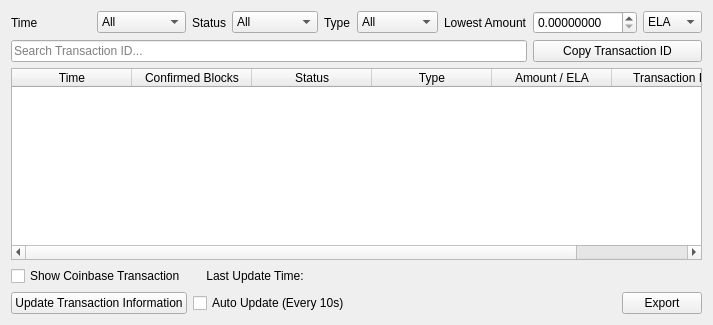
      <widget class="QWidget" name="pTransferRecord">
       <layout class="QGridLayout" name="gridLayout_8">
        <item row="0" column="0">
         <layout class="QGridLayout" name="gridLayout_7">
          <item row="2" column="0" colspan="9">
           <widget class="QTableWidget" name="twRecord">
            <property name="editTriggers">
             <set>QAbstractItemView::NoEditTriggers</set>
            </property>
            <property name="selectionMode">
             <enum>QAbstractItemView::SingleSelection</enum>
            </property>
            <property name="selectionBehavior">
             <enum>QAbstractItemView::SelectRows</enum>
            </property>
            <attribute name="horizontalHeaderCascadingSectionResizes">
             <bool>false</bool>
            </attribute>
            <attribute name="horizontalHeaderDefaultSectionSize">
             <number>120</number>
            </attribute>
            <attribute name="horizontalHeaderStretchLastSection">
             <bool>true</bool>
            </attribute>
            <column>
             <property name="text">
              <string>Time</string>
             </property>
             <property name="textAlignment">
              <set>AlignCenter</set>
             </property>
            </column>
            <column>
             <property name="text">
              <string>Confirmed Blocks</string>
             </property>
             <property name="textAlignment">
              <set>AlignCenter</set>
             </property>
            </column>
            <column>
             <property name="text">
              <string>Status</string>
             </property>
             <property name="textAlignment">
              <set>AlignCenter</set>
             </property>
            </column>
            <column>
             <property name="text">
              <string>Type</string>
             </property>
             <property name="textAlignment">
              <set>AlignCenter</set>
             </property>
            </column>
            <column>
             <property name="text">
              <string>Amount / ELA</string>
             </property>
             <property name="textAlignment">
              <set>AlignCenter</set>
             </property>
            </column>
            <column>
             <property name="text">
              <string>Transaction ID</string>
             </property>
             <property name="textAlignment">
              <set>AlignCenter</set>
             </property>
            </column>
           </widget>
          </item>
          <item row="0" column="2">
           <widget class="QLabel" name="label_6">
            <property name="text">
             <string>Status</string>
            </property>
           </widget>
          </item>
          <item row="0" column="0">
           <widget class="QLabel" name="label_5">
            <property name="text">
             <string>Time</string>
            </property>
           </widget>
          </item>
          <item row="0" column="8">
           <widget class="QComboBox" name="cbUnitForSearch">
            <item>
             <property name="text">
              <string>ELA</string>
             </property>
            </item>
            <item>
             <property name="text">
              <string>sELA</string>
             </property>
            </item>
           </widget>
          </item>
          <item row="0" column="3">
           <widget class="QComboBox" name="cbStatus">
            <item>
             <property name="text">
              <string>All</string>
             </property>
            </item>
            <item>
             <property name="text">
              <string>Pending</string>
             </property>
            </item>
            <item>
             <property name="text">
              <string>Confirmed</string>
             </property>
            </item>
           </widget>
          </item>
          <item row="3" column="2" colspan="2">
           <widget class="QLabel" name="label_16">
            <property name="text">
             <string>Last Update Time:</string>
            </property>
            <property name="alignment">
             <set>Qt::AlignCenter</set>
            </property>
           </widget>
          </item>
          <item row="0" column="5">
           <widget class="QComboBox" name="cbType">
            <item>
             <property name="text">
              <string>All</string>
             </property>
            </item>
            <item>
             <property name="text">
              <string>Sent</string>
             </property>
            </item>
            <item>
             <property name="text">
              <string>Received</string>
             </property>
            </item>
           </widget>
          </item>
          <item row="4" column="0" colspan="9">
           <layout class="QHBoxLayout" name="horizontalLayout_2">
            <item>
             <widget class="QPushButton" name="btnUpdateTransactionInformation">
              <property name="text">
               <string>Update Transaction Information</string>
              </property>
             </widget>
            </item>
            <item>
             <widget class="QCheckBox" name="cbTransactionRecordAutoUpdate">
              <property name="text">
               <string>Auto Update (Every 10s)</string>
              </property>
             </widget>
            </item>
            <item>
             <widget class="QLabel" name="lblGetRecordsErrorHint">
              <property name="sizePolicy">
               <sizepolicy hsizetype="Expanding" vsizetype="Preferred">
                <horstretch>0</horstretch>
                <verstretch>0</verstretch>
               </sizepolicy>
              </property>
              <property name="text">
               <string/>
              </property>
              <property name="alignment">
               <set>Qt::AlignRight|Qt::AlignTrailing|Qt::AlignVCenter</set>
              </property>
             </widget>
            </item>
            <item>
             <widget class="QPushButton" name="btnExport">
              <property name="text">
               <string>Export</string>
              </property>
             </widget>
            </item>
           </layout>
          </item>
          <item row="0" column="7">
           <widget class="QDoubleSpinBox" name="dsbAmountForFilter">
            <property name="sizePolicy">
             <sizepolicy hsizetype="Expanding" vsizetype="Fixed">
              <horstretch>0</horstretch>
              <verstretch>0</verstretch>
             </sizepolicy>
            </property>
            <property name="suffix">
             <string/>
            </property>
            <property name="decimals">
             <number>8</number>
            </property>
            <property name="maximum">
             <double>100.000000000000000</double>
            </property>
           </widget>
          </item>
          <item row="1" column="7" colspan="2">
           <widget class="QPushButton" name="pushButton">
            <property name="text">
             <string>Copy Transaction ID</string>
            </property>
           </widget>
          </item>
          <item row="0" column="1">
           <widget class="QComboBox" name="cbTime">
            <item>
             <property name="text">
              <string>All</string>
             </property>
            </item>
            <item>
             <property name="text">
              <string>Today</string>
             </property>
            </item>
            <item>
             <property name="text">
              <string>This Week</string>
             </property>
            </item>
            <item>
             <property name="text">
              <string>This Month</string>
             </property>
            </item>
            <item>
             <property name="text">
              <string>This Year</string>
             </property>
            </item>
           </widget>
          </item>
          <item row="0" column="6">
           <widget class="QLabel" name="label">
            <property name="text">
             <string>Lowest Amount</string>
            </property>
           </widget>
          </item>
          <item row="3" column="0" colspan="2">
           <widget class="QCheckBox" name="cbCoinbase">
            <property name="text">
             <string>Show Coinbase Transaction</string>
            </property>
           </widget>
          </item>
          <item row="0" column="4">
           <widget class="QLabel" name="label_14">
            <property name="text">
             <string>Type</string>
            </property>
           </widget>
          </item>
          <item row="3" column="4" colspan="3">
           <widget class="QLabel" name="lblRecordTableLastUpdateTime">
            <property name="text">
             <string/>
            </property>
           </widget>
          </item>
          <item row="3" column="7" colspan="2">
           <widget class="QLabel" name="lblFilterRecordsErrorHint">
            <property name="sizePolicy">
             <sizepolicy hsizetype="Preferred" vsizetype="Preferred">
              <horstretch>0</horstretch>
              <verstretch>0</verstretch>
             </sizepolicy>
            </property>
            <property name="text">
             <string/>
            </property>
            <property name="alignment">
             <set>Qt::AlignRight|Qt::AlignTrailing|Qt::AlignVCenter</set>
            </property>
           </widget>
          </item>
          <item row="1" column="0" colspan="7">
           <widget class="QLineEdit" name="leSearch">
            <property name="placeholderText">
             <string>Search Transaction ID...</string>
            </property>
           </widget>
          </item>
         </layout>
        </item>
       </layout>
      </widget>
